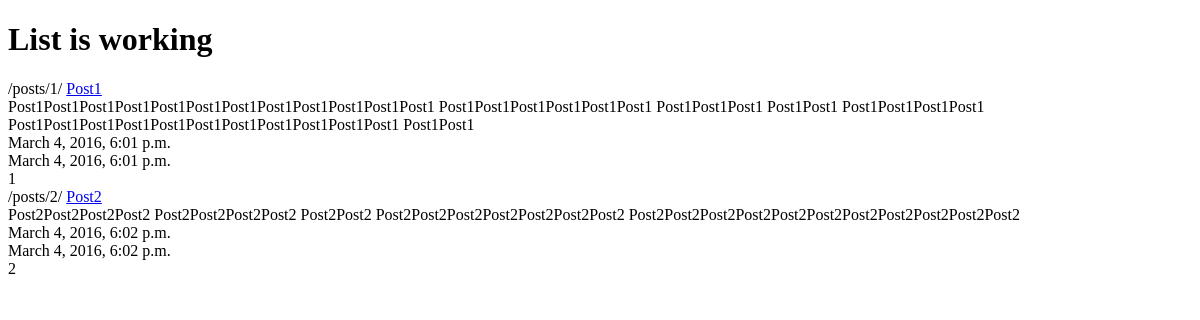
The page /posts/ on the database as committed earlier.
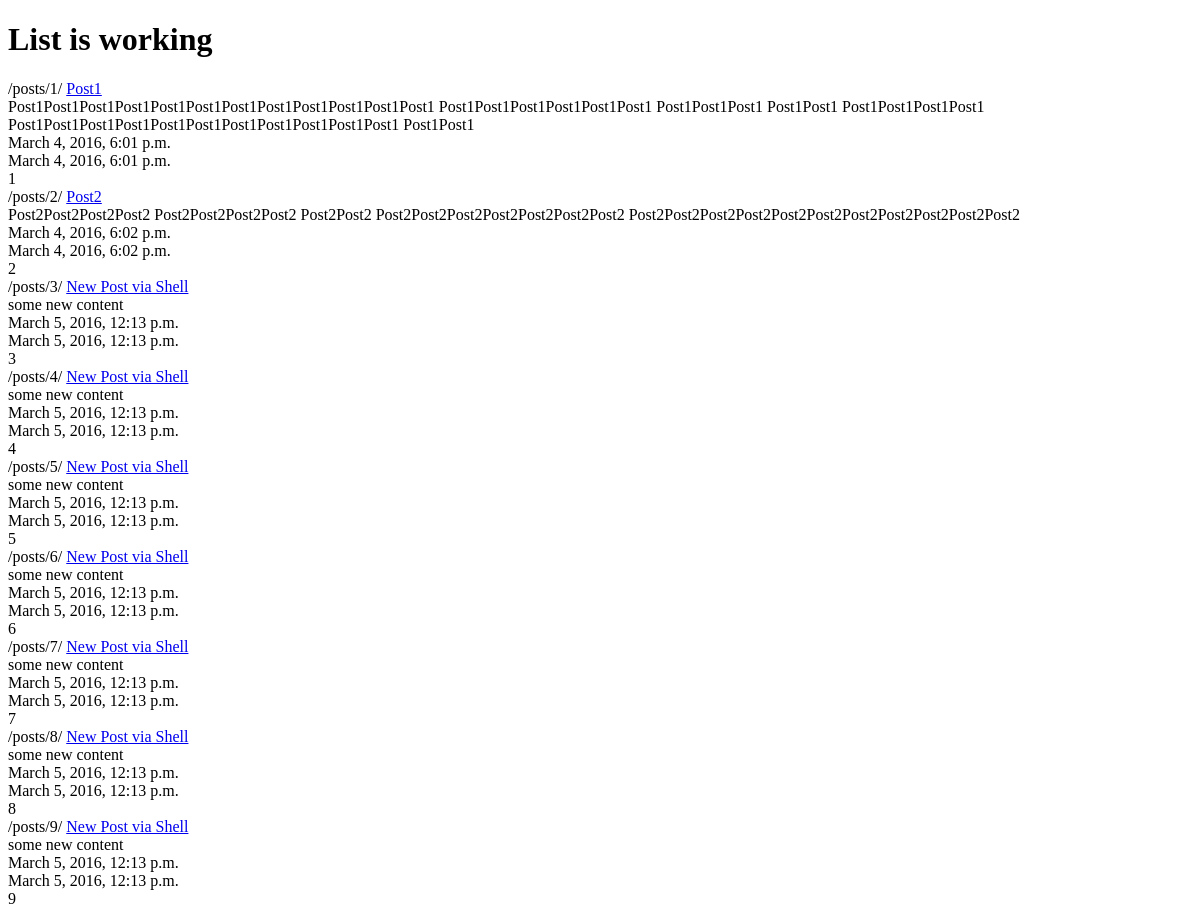
The same page on the database as committed later.
### posts/models.py (models this page shows, shortened)
class Post(models.Model):
    title = models.CharField(max_length=120)
    content = models.TextField()
    timestamp = models.DateTimeField(auto_now=False, auto_now_add=True)
    updated = models.DateTimeField(auto_now=True, auto_now_add=False)
    def get_absolute_url(self):
        return reverse('posts:detail', kwargs={'id': self.id})

### posts/views.py (the view)
def post_list(request):
    queryset = Post.objects.all()
    context = {
            'title': 'List',
            'object_list': queryset
         }
    return render(request, "index.html", context)

### templates/index.html (shortened to what this page needs)
<!DOCTYPE html>
<html lang="en">
<head>
</head>
<body>
<h1>{{ title }} is working</h1>
{% for obj in object_list %}
    {% url 'posts:detail' id=obj.id %}
    <a href="{{ obj.get_absolute_url }}">{{ obj.title }}</a><br>
    {{ obj.content }}<br>
    {{ obj.timestamp }}<br>
    {{ obj.updated }}<br>
    {{ obj.id }}<br>
{% endfor %}
</body>
</html>

Rows that differ between the two databases and show on the page:
added Post: id "/posts/3/", title "New Post via Shell", content "some new content", timestamp "March 5, 2016, 12:13 p.m.", updated "March 5, 2016, 12:13 p.m.", id "3"
added Post: id "/posts/4/", title "New Post via Shell", content "some new content", timestamp "March 5, 2016, 12:13 p.m.", updated "March 5, 2016, 12:13 p.m.", id "4"
added Post: id "/posts/5/", title "New Post via Shell", content "some new content", timestamp "March 5, 2016, 12:13 p.m.", updated "March 5, 2016, 12:13 p.m.", id "5"
added Post: id "/posts/6/", title "New Post via Shell", content "some new content", timestamp "March 5, 2016, 12:13 p.m.", updated "March 5, 2016, 12:13 p.m.", id "6"
added Post: id "/posts/7/", title "New Post via Shell", content "some new content", timestamp "March 5, 2016, 12:13 p.m.", updated "March 5, 2016, 12:13 p.m.", id "7"
added Post: id "/posts/8/", title "New Post via Shell", content "some new content", timestamp "March 5, 2016, 12:13 p.m.", updated "March 5, 2016, 12:13 p.m.", id "8"
added Post: id "/posts/9/", title "New Post via Shell", content "some new content", timestamp "March 5, 2016, 12:13 p.m.", updated "March 5, 2016, 12:13 p.m.", id "9"
